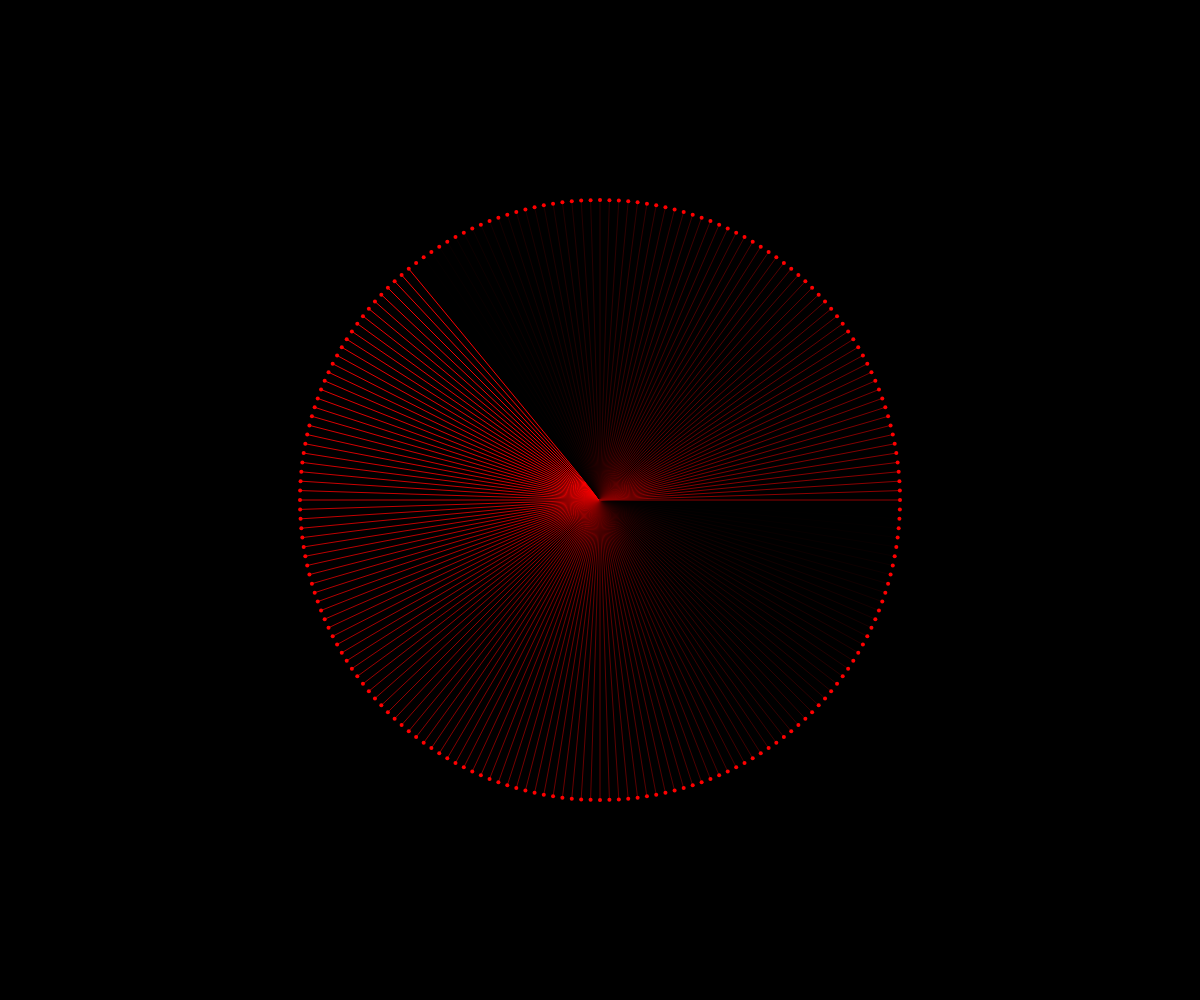
Frame 1 (no input)
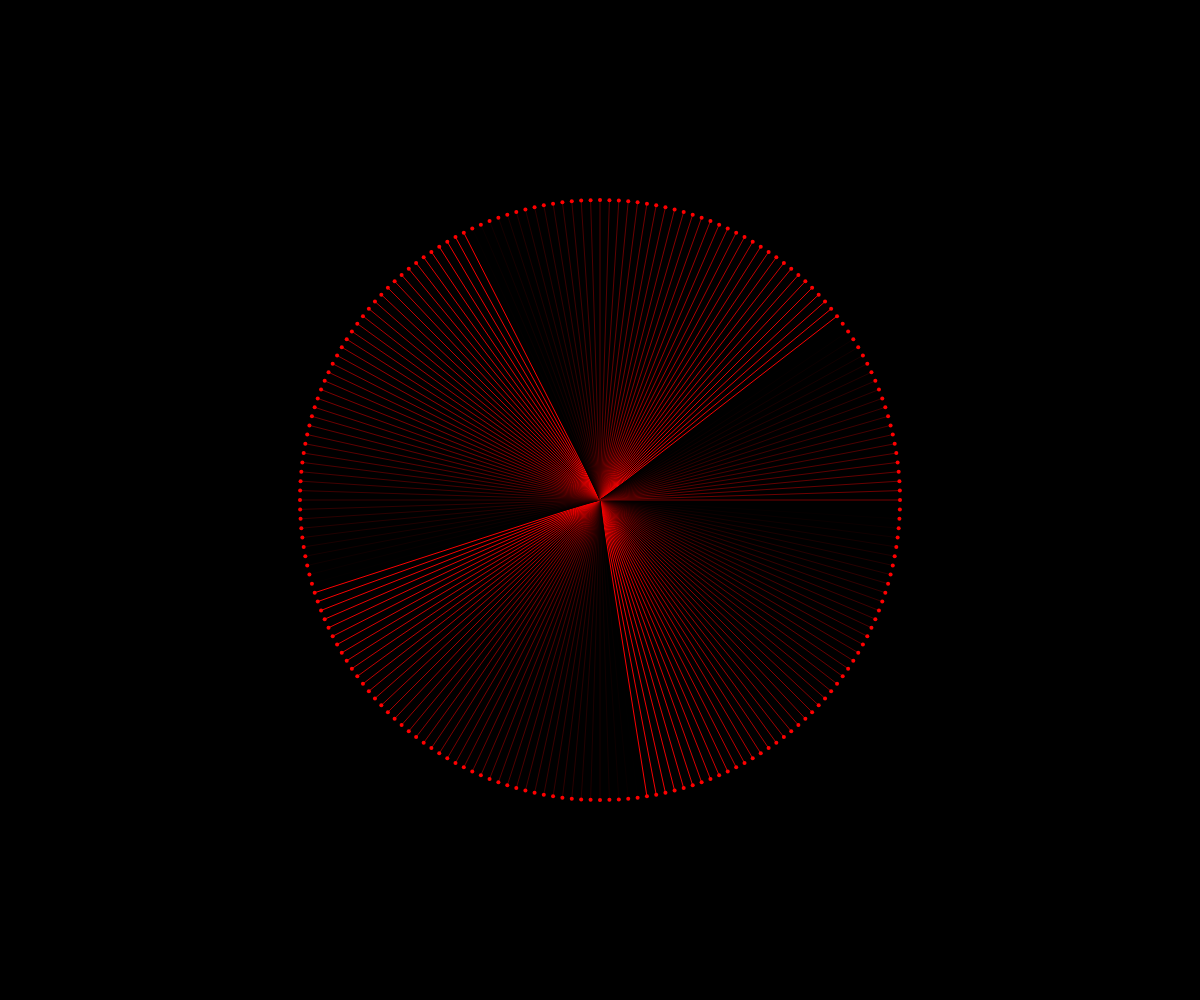
Frame 60 (no input)
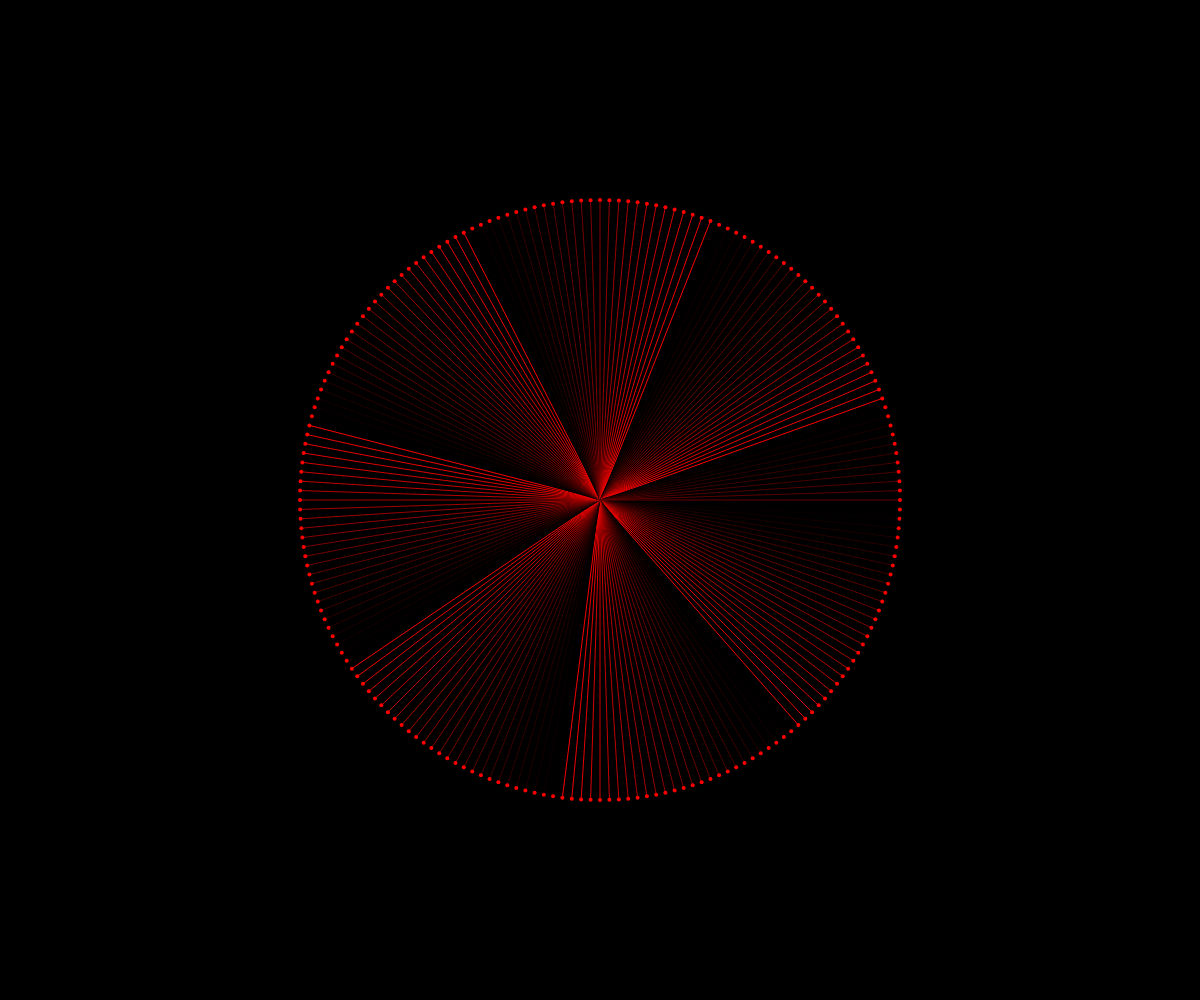
Frame 120 (the mouse pressed at the canvas centre since frame 60)

The p5.js sketch that drew these frames (run headless with seeded random() and noise() and a simulated clock; from frame 60 on, the mouse is pressed at the canvas centre):

// p5.js sketch
// ── sketch.js
var points = [];
var a = 2;   //amount
var s = 250; //size

function setup(){
	createCanvas(windowWidth, windowHeight);
	
	s = windowWidth / 4;
	
	//200 iterations
	for (var i = PI/100; i < TWO_PI; i+=PI/100) {
		var x = s * cos(i);
		var y = s * sin(i);
		
		points.push({x: x, y: y});
	}
}

function draw(){
	background(0);
	translate(width / 2, height / 2);
	
	fill(255, 0, 0);	
	for (var i = 0; i < points.length; i++) {		
		stroke(a * i % 255, 0, 0);
		line(points[i].x, points[i].y, 0, 0);
		
		noStroke();
		ellipse(points[i].x, points[i].y, 4, 4);
	}
	a+= PI/50;
}
